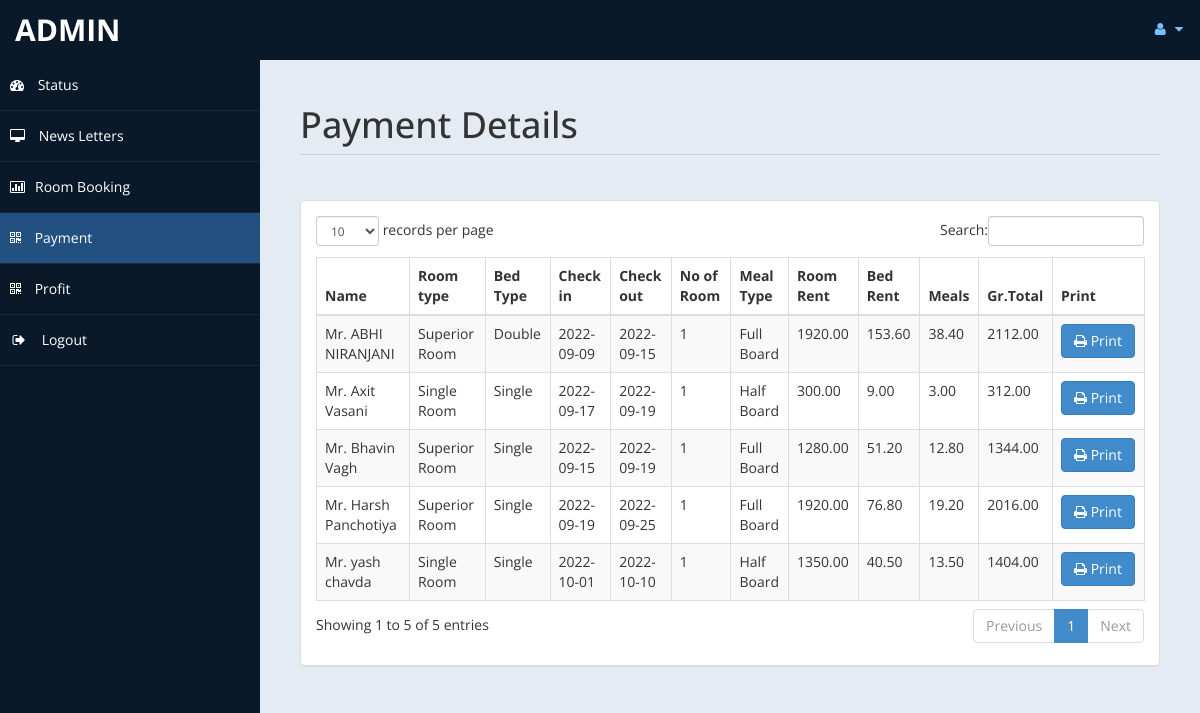
Page /admin/payment.php (signed in) on the committed database.
### tables this page shows
CREATE TABLE `payment` (
  `id` int(11) DEFAULT NULL,
  `title` varchar(5) DEFAULT NULL,
  `fname` varchar(30) DEFAULT NULL,
  `lname` varchar(30) DEFAULT NULL,
  `troom` varchar(30) DEFAULT NULL,
  `tbed` varchar(30) DEFAULT NULL,
  `nroom` int(11) DEFAULT NULL,
  `cin` date DEFAULT NULL,
  `cout` date DEFAULT NULL,
  `ttot` double(8,2) DEFAULT NULL,
  `fintot` double(8,2) DEFAULT NULL,
  `mepr` double(8,2) DEFAULT NULL,
  `meal` varchar(30) DEFAULT NULL,
  `btot` double(8,2) DEFAULT NULL,
  `noofdays` int(11) DEFAULT NULL
);

### admin/payment.php (the view, shortened to what this page needs)
<!DOCTYPE html>
<html xmlns="http://www.w3.org/1999/xhtml">
<head>
    <link href="assets/css/bootstrap.css" rel="stylesheet" />
    <link href="assets/css/font-awesome.css" rel="stylesheet" />
    <link href="assets/css/custom-styles.css" rel="stylesheet" />
    <link href="assets/js/dataTables/dataTables.bootstrap.css" rel="stylesheet" />
</head>
<body>
    <div id="wrapper">
        <nav class="navbar navbar-default top-navbar" role="navigation">
            <div class="navbar-header">
                <a class="navbar-brand" href="home.php"><?php echo $_SESSION["user"]; ?> </a>
            </div>
            <ul class="nav navbar-top-links navbar-right">
                <li class="dropdown">
                    <a class="dropdown-toggle" data-toggle="dropdown" href="#" aria-expanded="false">
                        <i class="fa fa-user fa-fw"></i> <i class="fa fa-caret-down"></i>
                    </a>
                </li>
            </ul>
        </nav>
        <nav class="navbar-default navbar-side" role="navigation">
            <div class="sidebar-collapse">
                <ul class="nav" id="main-menu">
                    <li>
                        <a href="home.php"><i class="fa fa-dashboard"></i> Status</a>
                    </li>
                    <li>
                        <a  href="messages.php"><i class="fa fa-desktop"></i> News Letters</a>
                    </li>
					<li>
                        <a href="roombook.php"><i class="fa fa-bar-chart-o"></i>Room Booking</a>
                    </li>
                    <li>
                        <a class="active-menu" href="payment.php"><i class="fa fa-qrcode"></i> Payment</a>
                    </li>
                    <li>
                        <a  href="profit.php"><i class="fa fa-qrcode"></i> Profit</a>
                    </li>
                    <li>
                        <a href="logout.php" ><i class="fa fa-sign-out fa-fw"></i> Logout</a>
                    </li>
            </div>
        </nav>
        <div id="page-wrapper" >
            <div id="page-inner">
			 <div class="row">
                    <div class="col-md-12">
                        <h1 class="page-header">
                           Payment Details<small> </small>
                        </h1>
                    </div>
                </div>
            <div class="row">
                <div class="col-md-12">
                    <div class="panel panel-default">
                        <div class="panel-body">
                            <div class="table-responsive">
                                <table class="table table-striped table-bordered table-hover" id="dataTables-example">
                                    <thead>
                                        <tr>
                                            <th>Name</th>
											<th>Room type</th>
                                            <th>Bed Type</th>
                                            <th>Check in</th>
											<th>Check out</th>
											<th>No of Room</th>
											<th>Meal Type</th>
                                            <th>Room Rent</th>
											<th>Bed Rent</th>
											<th>Meals </th>
											<th>Gr.Total</th>
											<th>Print</th>
                                        </tr>
                                    </thead>
                                    <tbody>
									<?php
										include ('db.php');
										$sql="select * from payment";
										$re = mysqli_query($con,$sql);
										while($row = mysqli_fetch_array($re))
										{
											$id = $row['id'];
											if($id % 2 ==1 )
											{
												echo"<tr class='gradeC'>
													<td>".$row['title']." ".$row['fname']." ".$row['lname']."</td>
													<td>".$row['troom']."</td>
													<td>".$row['tbed']."</td>
													<td>".$row['cin']."</td>
													<td>".$row['cout']."</td>
													<td>".$row['nroom']."</td>
													<td>".$row['meal']."</td>
													<td>".$row['ttot']."</td>
													<td>".$row['mepr']."</td>
													<td>".$row['btot']."</td>
													<td>".$row['fintot']."</td>
													<td><a href=print.php?pid=".$id ." <button class='btn btn-primary'> <i class='fa fa-print' ></i> Print</button></td>
													</tr>";
											}
											else
											{
												echo"<tr class='gradeU'>
													<td>".$row['title']." ".$row['fname']." ".$row['lname']."</td>
													<td>".$row['troom']."</td>
													<td>".$row['tbed']."</td>
													<td>".$row['cin']."</td>
													<td>".$row['cout']."</td>
													<td>".$row['nroom']."</td>
													<td>".$row['meal']."</td>
													<td>".$row['ttot']."</td>
													<td>".$row['mepr']."</td>
													<td>".$row['btot']."</td>
													<td>".$row['fintot']."</td>
													<td><a href=print.php?pid=".$id ." <button class='btn btn-primary'> <i class='fa fa-print' ></i> Print</button></td>
													</tr>";
											}
										}
									?>
                                    </tbody>
                                </table>
                            </div>
                        </div>
                    </div>
                </div>
            </div>
                </div>
            </div>
    </div>
</body>
</html>

### admin/assets/css/custom-styles.css (style rules this page uses)
body { font-family: 'Open Sans', sans-serif; }
#wrapper { width: 100%; background:#09192A; }
#page-wrapper { padding: 15px 15px; min-height: 600px; background:#E5EBF2; }
#page-inner { width:100%; margin:10px 20px 10px 0px; background-color:transparent; padding:10px; min-height:1200px; }
h1, .h1, h2, .h2, h3, .h3 { margin-top: 7px; margin-bottom: -5px; }
.page-header { padding-bottom: 9px; margin: 10px 0 45px; border-bottom: 1px solid #C7D1DD; }
.top-navbar { margin:0px; }
.top-navbar .navbar-brand { color: #fff; width: 260px; text-align: left; height: 60px; font-size: 30px; font-weight: 700; text-transform: uppercase; line-height: 30px; }
.top-navbar .nav > li { position: relative; display: inline-block; }
.top-navbar .nav > li > a { position: relative; display: block; padding: 19px 15px; color: #77C0FD; }
.active-menu { background-color:#225081!important; }
.sidebar-collapse , .sidebar-collapse .nav { background:none; }
.sidebar-collapse .nav { padding:0; }
.sidebar-collapse .nav > li > a { color:#fff; background:transparent; text-shadow:none; }
.sidebar-collapse > .nav > li > a { padding:15px 10px; }
.sidebar-collapse > .nav > li { border-bottom: 1px solid rgba(107, 108, 109, 0.19); }
.navbar-side { border:none; background-color: transparent; }
.top-navbar { background:#09192A; border-bottom:none; }
.top-navbar .nav > li > a > i { margin-right: 2px; }
.navbar-default { border:0px solid black; }
.navbar-header { background: #09192A; }
.nav > li > a > i { margin-right:10px; }
@media (min-width:768px) { #page-wrapper { margin: 0 0 0 260px; padding: 15px 30px; min-height: 1200px; } }
@media (min-width:768px) { .navbar-side { z-index: 1; position: absolute; width: 260px; } }
@media (min-width:768px) { .navbar { border-radius: 0px; } }

### rows in the picture
payment: title "Mr.", fname "ABHI", lname "NIRANJANI", troom "Superior Room", tbed "Double", cin "2022-09-09", cout "2022-09-15", nroom "1", meal "Full Board", ttot "1920.00", mepr "153.60", btot "38.40", fintot "2112.00"
payment: title "Mr.", fname "yash", lname "chavda", troom "Single Room", tbed "Single", cin "2022-10-01", cout "2022-10-10", nroom "1", meal "Half Board", ttot "1350.00", mepr "40.50", btot "13.50", fintot "1404.00"
payment: title "Mr.", fname "Bhavin", lname "Vagh", troom "Superior Room", tbed "Single", cin "2022-09-15", cout "2022-09-19", nroom "1", meal "Full Board", ttot "1280.00", mepr "51.20", btot "12.80", fintot "1344.00"
payment: title "Mr.", fname "Harsh", lname "Panchotiya", troom "Superior Room", tbed "Single", cin "2022-09-19", cout "2022-09-25", nroom "1", meal "Full Board", ttot "1920.00", mepr "76.80", btot "19.20", fintot "2016.00"
payment: title "Mr.", fname "Axit", lname "Vasani", troom "Single Room", tbed "Single", cin "2022-09-17", cout "2022-09-19", nroom "1", meal "Half Board", ttot "300.00", mepr "9.00", btot "3.00", fintot "312.00"

### other values in the picture
$_SESSION["user"] "ADMIN"
